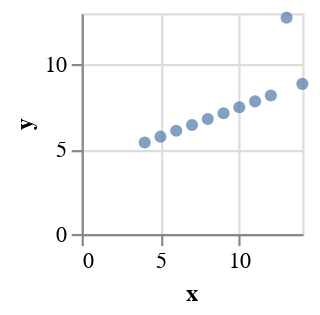

Here is the notebook cell this chart was saved with:
### Code cell
charts[2]

### Figure 1 — Vega-Lite specification as saved in the notebook (floating-point values rounded to 4 significant figures)
{"config": {"view": {"continuousWidth": 400, "continuousHeight": 300}}, "data": {"name": "data-5024a805217a8501c5c6d31081780bab"}, "mark": "circle", "encoding": {"x": {"field": "x", "type": "quantitative"}, "y": {"field": "y", "type": "quantitative"}}, "height": 100, "width": 100, "$schema": "https://vega.github.io/schema/vega-lite/v4.17.0.json", "datasets": {"data-5024a805217a8501c5c6d31081780bab": [{"Unnamed: 0": 0, "x": 10.0, "y": 7.46}, {"Unnamed: 0": 1, "x": 8.0, "y": 6.77}, {"Unnamed: 0": 2, "x": 13.0, "y": 12.74}, {"Unnamed: 0": 3, "x": 9.0, "y": 7.11}, {"Unnamed: 0": 4, "x": 11.0, "y": 7.81}, {"Unnamed: 0": 5, "x": 14.0, "y": 8.84}, {"Unnamed: 0": 6, "x": 6.0, "y": 6.08}, {"Unnamed: 0": 7, "x": 4.0, "y": 5.39}, {"Unnamed: 0": 8, "x": 12.0, "y": 8.15}, {"Unnamed: 0": 9, "x": 7.0, "y": 6.42}, {"Unnamed: 0": 10, "x": 5.0, "y": 5.73}]}}
